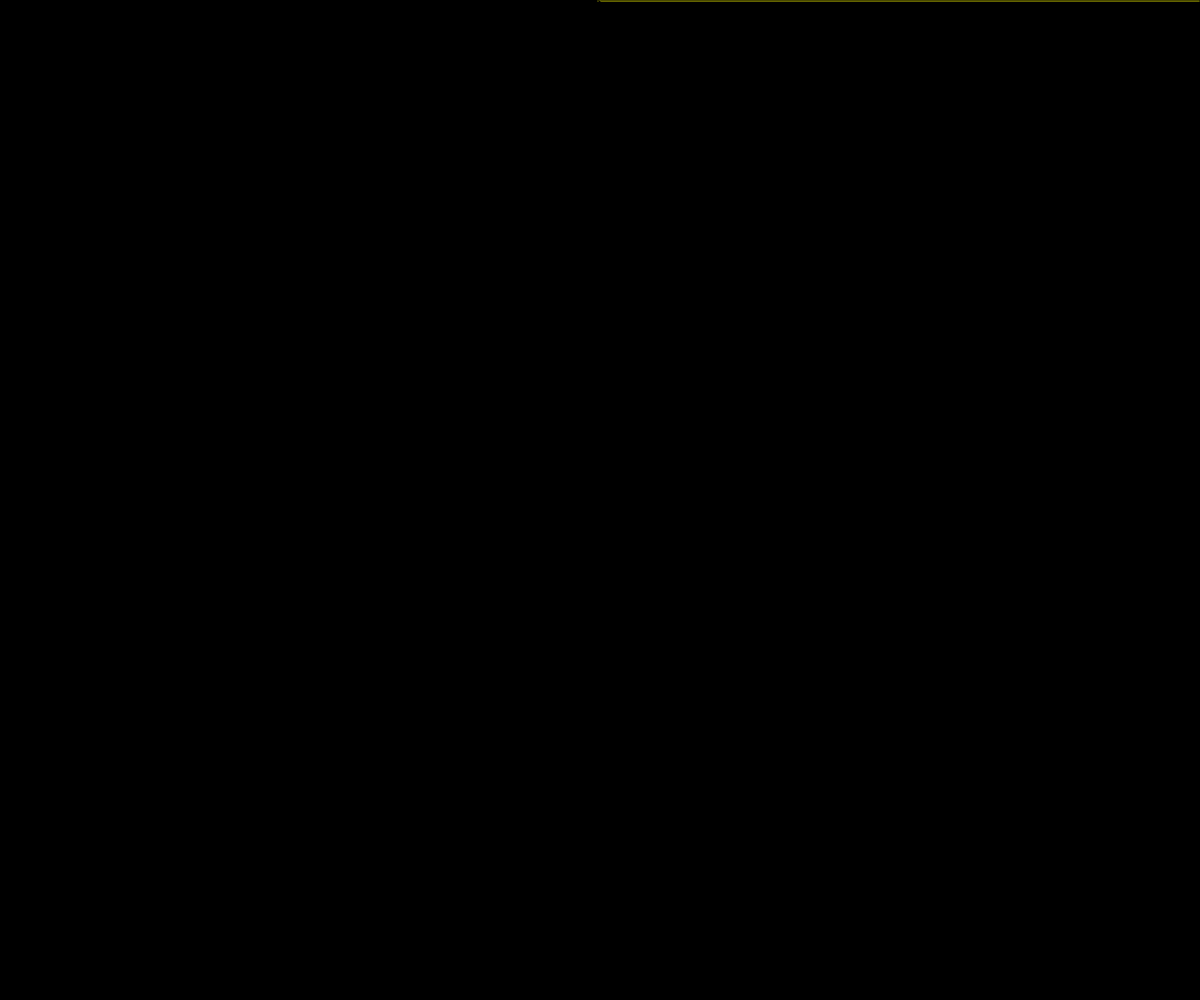
Frame 1 (no input)
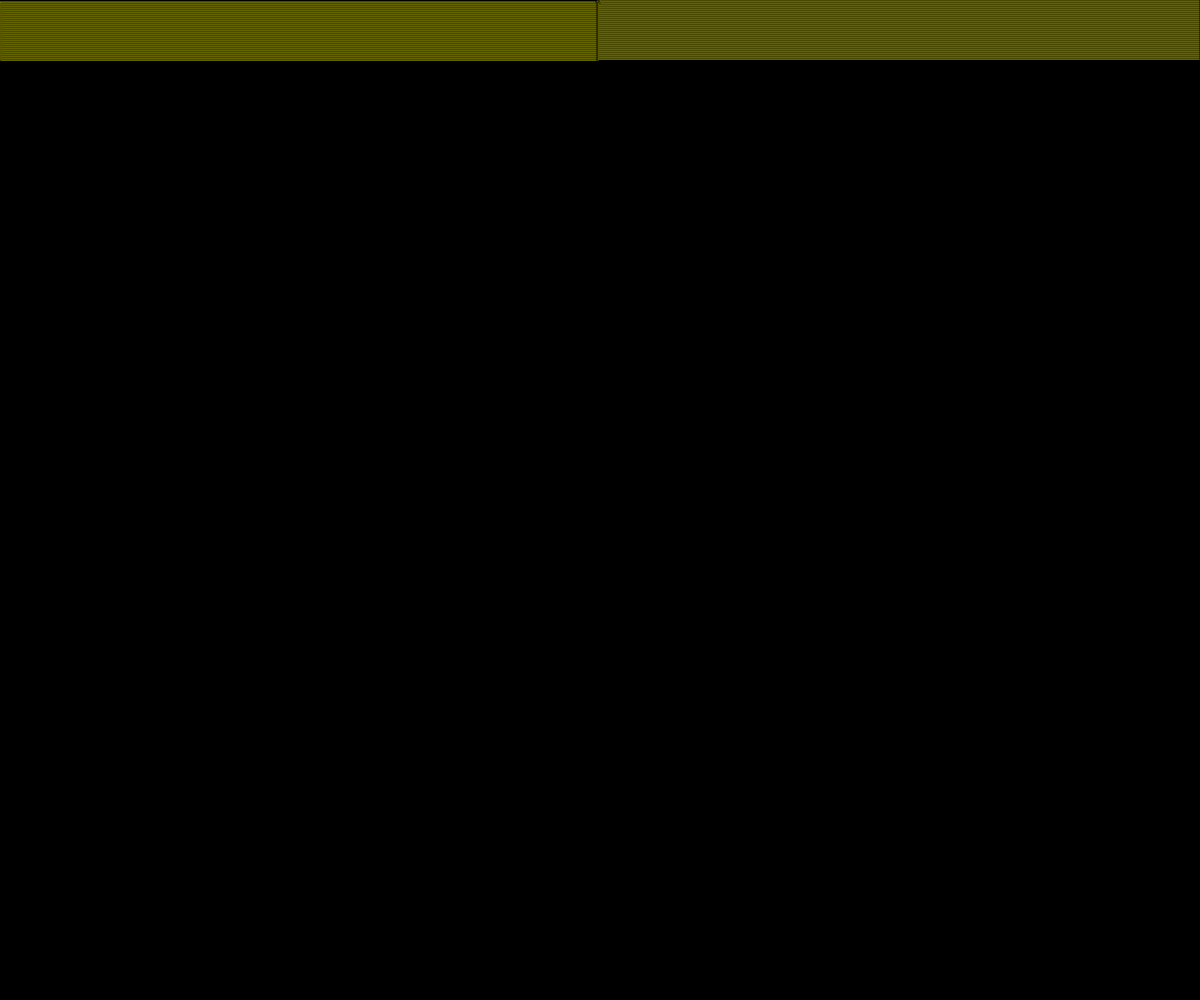
Frame 60 (no input)
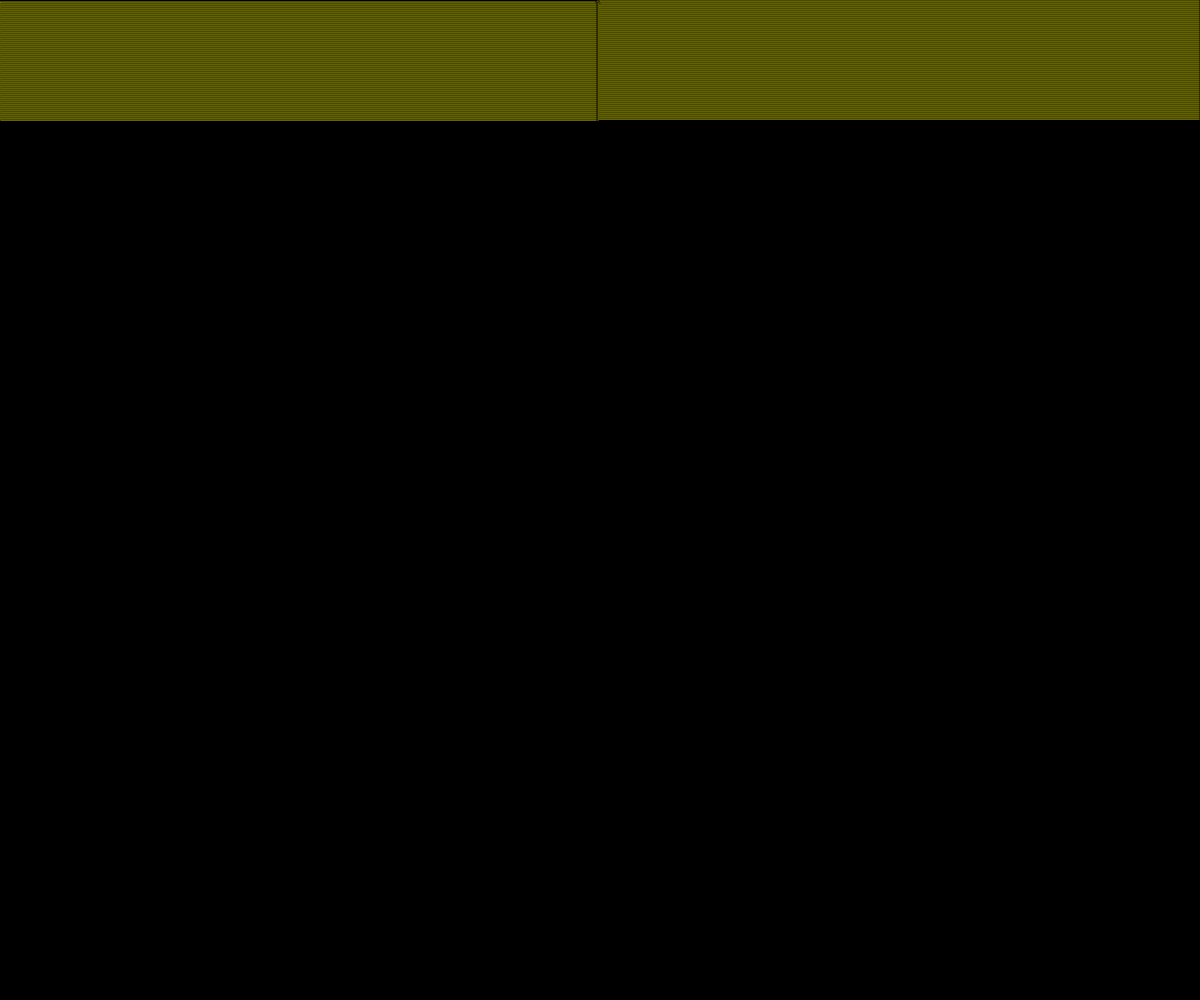
Frame 120 (the mouse pressed at the canvas centre since frame 60)

The p5.js sketch that drew these frames (run headless with seeded random() and noise() and a simulated clock; from frame 60 on, the mouse is pressed at the canvas centre):

// p5.js sketch
// ── sketch.js
 let generation = 0;
//let rules = [0, 0, 0, 1, 1, 1, 1, 0]; // 30
//let rules = [1,0,1,1,0,1,1,0];  //182
let rules;
let para; // for html
let myinput;

function setup() {
  para = createP(rules);
  myinput = createInput("30");
  myinput.changed(setBinRule);
  setBinRule();
  createCanvas(windowWidth, windowHeight);
  background(0);
  stroke(255, 255, 0)
  // set the first dot in the zero generatioin   
  point(width / 2, generation);
  
}


function setBinRule() {
  // as Wolfram rules 0 to 255 are just binary numbers 
  // this callback function converts user input to binary. then clears and restarts animation
  let a = int(myinput.value()); // converts user input to int
  let b = a.toString(2); // converts it to binary but leading zeros, not 8 bits eg. 3 = "11"
  let mask = "00000000" // a mask to get the extra zeros
  let c = mask.slice(0, 8 - b.length); // slice to get the right number of zeros 
  // if b = "11" then c = "000000"
  let binstring = c + b; // binary string so 3 will give 00000011 8 bits

  rules = int(binstring.split("")); // is an aray of ints so [0,0,0,0,0,0,1,1]
  console.log(rules);
  background(0);
  stroke(255, 255, 0)
  // set the first dot in the zero generatioin   
  generation = 0; // reset generation
  point(width / 2, generation);
  //if (int(myinput.value() % 2 == 1)) { // put two extra dots for odd rules
   // for (let y = 1; y < height; y++) {
   //   point(0, y)
   // }

 // }
  loop();


}



function draw() {
  getNextGen(); // call function
  generation++; // update generation
  para.html(generation)

  if (generation > height - 10) { // stop it 
    noLoop();

  }
}

function getNextGen() {
  // to get the edge cases we have to make these have a wider scope
  // we can not use % modulo in javascrip as it works diffently to python for negative numbers 
  let leftP;
  let iP;
  let rightP; // wider scope
  //loadPixels(); // just to look, no need to update, as they are set with point.; // actuall don't need to call this
  // first look at all the pixels in the current gen

  
  for (let i = 0; i < width; i++) { //looping through line of pixel
    if (i === 0) {
      leftP = get(width-1, generation); // edge caseget left pixel val with -1 because pixels start with 0 so 0-299
      //print("boom", leftP, width);
    } else {
      leftP = get((i - 1), generation); // get left pixel val
    }
    iP = get(i, generation); // get this pixel val

    if (i === width) {

      rightP = get(0, generation); // edge case get right pixel val    

    } else {

      rightP = get((i + 1), generation); // get right pixel val 

    }
    let binary = "";
    // set an empty binay number of three digits
    // left,middle,right 000 - 111 
    // this will get us the index of the which ruleset

    if (leftP[0] > 0) {
      binary += "1";
    } else {
      binary += "0";

    }
    if (iP[0] > 0) {
      binary += "1";
    } else {
      binary += "0";

    }
    if (rightP[0] > 0) {
      binary += "1";
    } else {
      binary += "0";
    }

    let minIndex = parseInt(binary, 2);
    let index = 7 - minIndex
    if (rules[index] === 1) {
      point(i, (generation + 1));


    }

  }
}


/* 
   // as Wolfram rules are just binary numbers
   // eg rule 30 = 00011110  is just 30 in binary
   
   // lather in the code will need to get a reverse index
   // the values at indexes which are reversed
   // example: 111 give us the first rule sent which is
   // held in index 0 and binary 111 is 7 so we much subtract
   // to get the right index. 
    
  */
